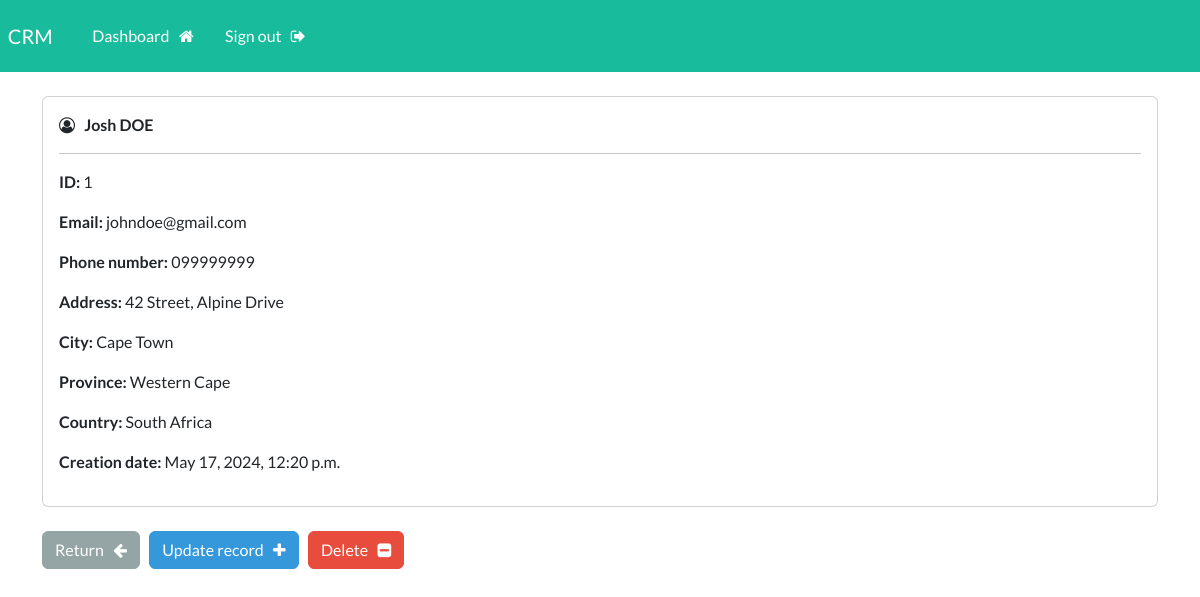
The page /record/1 (signed in) on the database its author committed.
### webapp/models.py (models this page shows, shortened)
class Record(models.Model):
    creation_date = models.DateTimeField(auto_now_add=True)
    first_name = models.CharField(max_length=100)
    last_name = models.CharField(max_length=100)
    email = models.CharField(max_length=255)
    phone = models.CharField(max_length=20)
    address = models.CharField(max_length=300)
    city = models.CharField(max_length=255)
    province = models.CharField(max_length=200)
    country = models.CharField(max_length=125)

### webapp/views.py (the view)
# urls.py: path('record/<int:pk>', views.singular_record, name="record"),
@login_required(login_url='my-login')
def singular_record(request, pk):
    all_records = Record.objects.get(id=pk)
    context = {'record': all_records}
    return render(request, 'webapp/view-record.html', context=context)

### webapp/templates/webapp/view-record.html (shortened to what this page needs)
{% extends 'webapp/base.html' %}
{% block content %}
    <div class="card">
        <div class="card-body">
            <i class="fa fa-user-circle-o" aria-hidden="true"></i>
            <strong>
                {{record.first_name}}
                {{record.last_name|upper}}
            </strong>
            <hr>
            <p><strong>ID: </strong> {{record.id}} </p>
            <p><strong>Email: </strong> {{record.email}} </p>
            <p><strong>Phone number: </strong> {{record.phone}} </p>
            <p><strong>Address: </strong> {{record.address}} </p>
            <p><strong>City: </strong> {{record.city}} </p>
            <p><strong>Province: </strong> {{record.province}} </p>
            <p><strong>Country: </strong> {{record.country}} </p>
            <p><strong>Creation date: </strong> {{record.creation_date}} </p>
        </div>
    </div>
    <br>
    <a href="{% url 'dashboard' %}" class="btn btn-secondary">Return &nbsp; <i class="fa fa-arrow-left" aria-hidden="true"></i>
    </a>
    <a href="{% url 'update-record' record.id %}" class="btn btn-info">Update record &nbsp; <i class="fa fa-plus" aria-hidden="true"></i>
    </a>
    <a href="{% url 'delete-record' record.id %}" class="btn btn-danger">Delete &nbsp; <i class="fa fa-minus-square" aria-hidden="true"></i>
    </a>
{% endblock %}

### rows shown on the page
Record: first_name "Josh", last_name "DOE", id "1", email "johndoe@gmail.com", phone "099999999", address "42 Street, Alpine Drive", city "Cape Town", province "Western Cape", country "South Africa", creation_date "May 17, 2024, 12:20 p.m."
